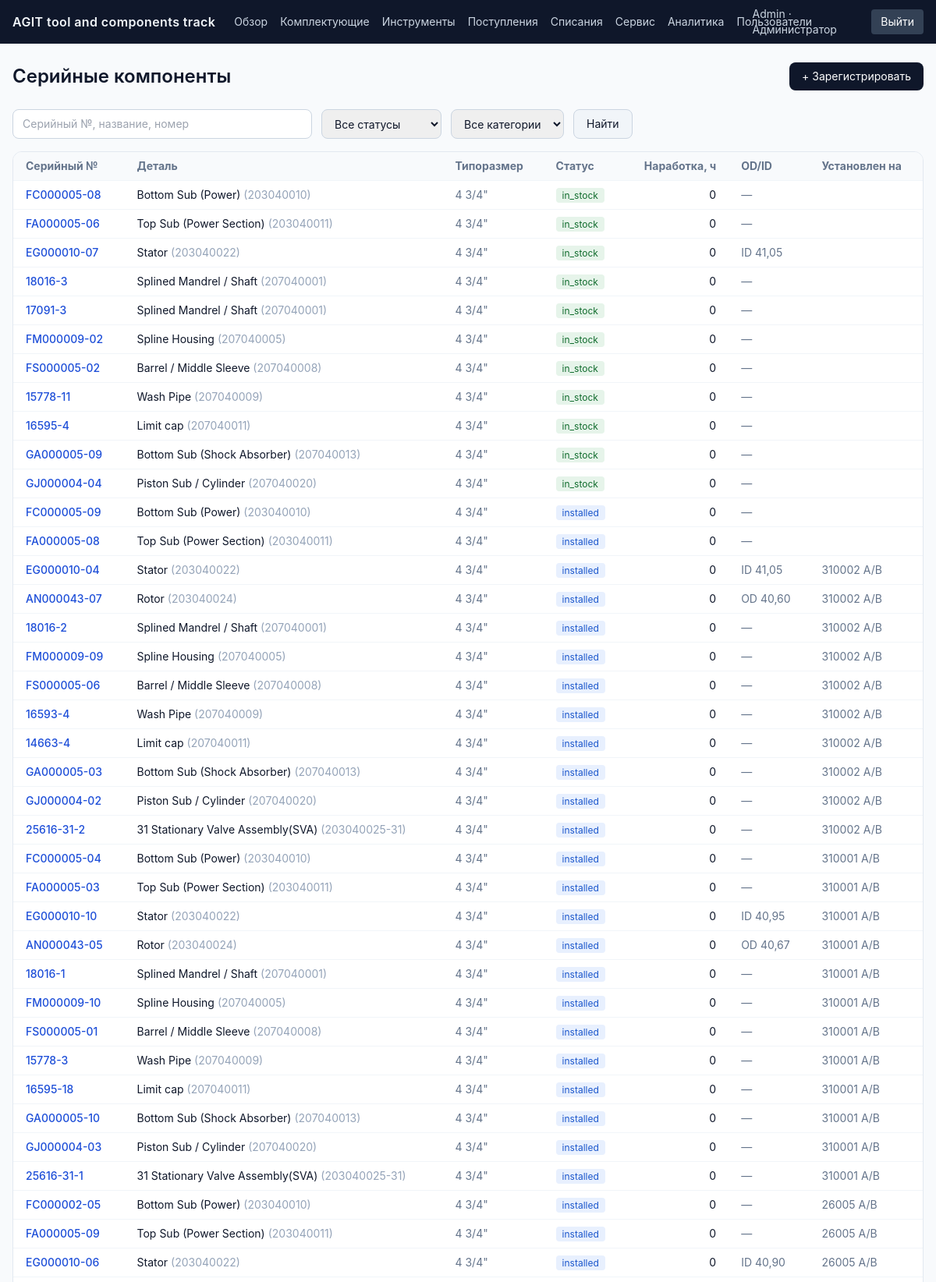
Page /units/ (signed in, upper part) on the committed database.
### tables this page shows
CREATE TABLE users (
    id            INTEGER PRIMARY KEY AUTOINCREMENT,
    email         TEXT NOT NULL UNIQUE,
    password_hash TEXT NOT NULL,
    full_name     TEXT NOT NULL DEFAULT '',
    role          TEXT NOT NULL DEFAULT 'viewer' CHECK (role IN ('admin', 'engineer', 'viewer')),
    is_active     INTEGER NOT NULL DEFAULT 1,
    created_at    TIMESTAMP NOT NULL DEFAULT CURRENT_TIMESTAMP
);

CREATE TABLE units (
    id                  INTEGER PRIMARY KEY AUTOINCREMENT,
    part_id             INTEGER NOT NULL REFERENCES parts(id) ON DELETE CASCADE,
    serial_number       TEXT NOT NULL,
    date_mfg            TEXT NOT NULL DEFAULT '',
    status              TEXT NOT NULL DEFAULT 'in_stock' CHECK (status IN ('in_stock', 'installed', 'paired', 'written_off')),
    installed_on        TEXT NOT NULL DEFAULT '',
    installed_on_tool_id INTEGER REFERENCES tools(id) ON DELETE SET NULL,
    circulation_hours   NUMERIC NOT NULL DEFAULT 0,
    service_count       INTEGER NOT NULL DEFAULT 0,
    od_mm               NUMERIC,
    id_mm               NUMERIC,
    location            TEXT NOT NULL DEFAULT '',
    remarks             TEXT NOT NULL DEFAULT '',
    paired_with_unit_id INTEGER REFERENCES units(id) ON DELETE SET NULL,
    receipt_id          INTEGER REFERENCES receipts(id) ON DELETE SET NULL,
    created_at          TIMESTAMP NOT NULL DEFAULT CURRENT_TIMESTAMP,
    UNIQUE (part_id, serial_number)
);

CREATE TABLE parts (
    id                     INTEGER PRIMARY KEY AUTOINCREMENT,
    tool_size              TEXT NOT NULL DEFAULT '',
    part_name              TEXT NOT NULL,
    part_number            TEXT NOT NULL UNIQUE,
    category               TEXT NOT NULL DEFAULT 'other' CHECK (category IN ('rotor', 'stator', 'other')),
    specification          TEXT NOT NULL DEFAULT '',
    unit_weight_kg         NUMERIC,
    -- Составляющие расчётной стоимости за единицу (см. app/costing.py):
    -- стоимость = standard_cost_cny * exchange_rate * (1 + customs_duty_percent/100)
    --             + unit_transfer_price_rub.
    -- standard_cost_cny / exchange_rate / unit_transfer_price_rub кэшируют
    -- данные САМОГО ПОСЛЕДНЕГО поступления по этой детали (себестоимость
    -- может отличаться от партии к партии) — обновляются автоматически при
    -- регистрации нового поступления (см. routes_receipts.py), либо правятся
    -- вручную в карточке детали. customs_duty_percent — ИСКЛЮЧЕНИЕ: это
    -- атрибут самой позиции (part_number), а не партии — таможенная пошлина
    -- одна и та же для всех поступлений этой детали независимо от партии, и
    -- меняется только вручную в карточке детали (поступления её не трогают).
    standard_cost_cny      NUMERIC,
    exchange_rate          NUMERIC,
    customs_duty_percent   NUMERIC,
    unit_transfer_price_rub NUMERIC,
    min_stock_qty          INTEGER NOT NULL DEFAULT 0,
    is_serialized          INTEGER NOT NULL DEFAULT 1,
    opening_balance_qty    NUMERIC NOT NULL DEFAULT 0,
    created_at             TIMESTAMP NOT NULL DEFAULT CURRENT_TIMESTAMP
);

### app/routes_units.py (the view)
@bp.route("/")
@login_required
def list_units():
    q = request.args.get("q", "").strip()
    status = request.args.get("status", "").strip()
    category = request.args.get("category", "").strip()
    sql = """
        SELECT u.*, p.part_name, p.part_number, p.tool_size, p.category
        FROM units u JOIN parts p ON p.id = u.part_id
        WHERE 1=1
    """
    params = []
    if q:
        sql += " AND (u.serial_number LIKE %s OR p.part_name LIKE %s OR p.part_number LIKE %s)"
        params += [f"%{q}%", f"%{q}%", f"%{q}%"]
    if status:
        sql += " AND u.status = %s"
        params.append(status)
    if category:
        sql += " AND p.category = %s"
        params.append(category)
    sql += " ORDER BY u.created_at DESC LIMIT 500"
    units = db.query_all(sql, params)
    return render_template("units/list.html", units=units, q=q, status=status, category=category)

### app/auth.py (called while the page is built)
def load_logged_in_user():
    user_id = session.get("user_id")
    if user_id is None:
        g.user = None
    else:
        g.user = db.query_one(
            "SELECT id, email, full_name, role, is_active FROM users WHERE id = %s",
            [user_id],
        )
        if g.user and not g.user.get("is_active", True):
            g.user = None
            session.clear()

def login_required(view):
    @functools.wraps(view)
    def wrapped(*args, **kwargs):
        if g.user is None:
            return redirect(url_for("auth.login", next=request.path))
        return view(*args, **kwargs)
    return wrapped

def can_edit():
    return g.user is not None and g.user["role"] in ("admin", "engineer")

### app/csrf.py (called while the page is built)
def init_app(app):
    app.jinja_env.globals["csrf_token"] = get_csrf_token
    @app.before_request
    def _check_csrf():
        if request.method in ("POST", "PUT", "PATCH", "DELETE"):
            sent = request.form.get("csrf_token", "")
            expected = session.get("_csrf_token", "")
            if not expected or not secrets.compare_digest(sent, expected):
                abort(400, description="Некорректный CSRF-токен. Обновите страницу и повторите попытку.")

### app/db.py (called while the page is built, shortened)
def _to_sqlite(query: str) -> str:
    return _PLACEHOLDER_RE.sub("?", query)

def _get_raw_connection():
    if IS_POSTGRES:
        import time
        import psycopg2
        import psycopg2.extras
        last_error = None
        for attempt in range(3):
            try:
                return psycopg2.connect(DATABASE_URL, cursor_factory=psycopg2.extras.RealDictCursor)
            except psycopg2.OperationalError as e:
                last_error = e
                if attempt < 2:
                    time.sleep(1.5 * (attempt + 1))
        raise last_error
    else:
        os.makedirs(os.path.dirname(SQLITE_PATH), exist_ok=True)
        conn = sqlite3.connect(SQLITE_PATH, detect_types=sqlite3.PARSE_DECLTYPES)
        conn.row_factory = sqlite3.Row
        conn.execute("PRAGMA foreign_keys = ON")
        return SqliteConnWrapper(conn)

@contextmanager
def get_conn():
    active = getattr(_local, "conn", None)
    if active is not None:
        yield active
        return
    conn = _get_raw_connection()
    try:
        yield conn
        conn.commit()
    except Exception:
        conn.rollback()
        raise
    finally:
        conn.close()

def query_all(query, params=None):
    return _run(query, params, lambda cur: cur.fetchall())

    def commit(self):
        self._conn.commit()

### app/templates/units/list.html (shortened to what this page needs)
{% extends "base.html" %}
{% block content %}
<div class="flex items-center justify-between mb-6">
  <h1 class="text-2xl font-semibold">Серийные компоненты</h1>
  {% if can_edit %}
  <a href="{{ url_for('units.new_unit') }}" class="bg-slate-900 text-white text-sm px-4 py-2 rounded-lg hover:bg-slate-800">+ Зарегистрировать</a>
  {% endif %}
</div>
<form method="get" class="flex flex-wrap gap-3 mb-4">
  <input type="text" name="q" value="{{ q }}" placeholder="Серийный №, название, номер" class="border border-slate-300 rounded-lg px-3 py-2 text-sm flex-1 max-w-sm">
  <select name="status" class="border border-slate-300 rounded-lg px-3 py-2 text-sm">
    <option value="">Все статусы</option>
  </select>
  <select name="category" class="border border-slate-300 rounded-lg px-3 py-2 text-sm">
    <option value="">Все категории</option>
  </select>
  <button class="bg-slate-100 border border-slate-300 rounded-lg px-4 py-2 text-sm">Найти</button>
</form>
<div class="bg-white border border-slate-200 rounded-xl overflow-hidden">
<table class="w-full text-sm">
  <thead class="bg-slate-50 text-slate-500 text-left">
    <tr>
      <th class="px-4 py-2">Серийный №</th>
      <th class="px-4 py-2">Деталь</th>
      <th class="px-4 py-2">Типоразмер</th>
      <th class="px-4 py-2">Статус</th>
      <th class="px-4 py-2 text-right">Наработка, ч</th>
      <th class="px-4 py-2">OD/ID</th>
      <th class="px-4 py-2">Установлен на</th>
    </tr>
  </thead>
  <tbody>
    {% for u in units %}
    <tr class="border-t border-slate-100 hover:bg-slate-50">
      <td class="px-4 py-2"><a href="{{ url_for('units.detail', unit_id=u.id) }}" class="text-blue-700 hover:underline font-medium">{{ u.serial_number }}</a></td>
      <td class="px-4 py-2">{{ u.part_name }} <span class="text-slate-400">({{ u.part_number }})</span></td>
      <td class="px-4 py-2 text-slate-500">{{ u.tool_size }}</td>
      <td class="px-4 py-2"><span class="px-2 py-0.5 rounded text-xs status-{{ u.status }}">{{ u.status }}</span></td>
      <td class="px-4 py-2 text-right">{{ u.circulation_hours|num }}</td>
      <td class="px-4 py-2 text-slate-500">{% if u.od_mm %}OD {{ u.od_mm|num }}{% elif u.id_mm %}ID {{ u.id_mm|num }}{% else %}—{% endif %}</td>
      <td class="px-4 py-2 text-slate-500">{{ u.installed_on }}</td>
    </tr>
    {% else %}
    <tr><td colspan="7" class="px-4 py-6 text-center text-slate-400">Ничего не найдено.</td></tr>
    {% endfor %}
  </tbody>
</table>
</div>
{% endblock %}

### app/templates/base.html (shortened to what this page needs)
<!doctype html>
<html lang="ru">
<head>
  <script src="https://cdn.tailwindcss.com"></script>
</head>
<body class="bg-slate-50 text-slate-900 min-h-screen flex flex-col">
  {% if current_user %}
  <nav class="bg-slate-900 text-slate-100">
    <div class="max-w-[1600px] mx-auto px-4 xl:px-8">
      <div class="flex items-center justify-between h-14 gap-4">
        <div class="flex items-center gap-6 min-w-0">
          <a href="{{ url_for('dashboard.index') }}" class="font-semibold tracking-wide whitespace-nowrap shrink-0">AGIT tool and components track</a>
          <div class="hidden lg:flex gap-4 text-sm text-slate-300">
            <a href="{{ url_for('dashboard.index') }}" class="hover:text-white">Обзор</a>
            <a href="{{ url_for('parts.list_parts') }}" class="hover:text-white">Комплектующие</a>
            <a href="{{ url_for('tools.list_view') }}" class="hover:text-white">Инструменты</a>
            <a href="{{ url_for('receipts.list_receipts') }}" class="hover:text-white">Поступления</a>
            <a href="{{ url_for('writeoffs.list_writeoffs') }}" class="hover:text-white">Списания</a>
            <a href="{{ url_for('jobs.list_view') }}" class="hover:text-white">Сервис</a>
            <a href="{{ url_for('analytics.index') }}" class="hover:text-white">Аналитика</a>
            {% if current_user.role == 'admin' %}
            <a href="{{ url_for('admin.users') }}" class="hover:text-white">Пользователи</a>
            {% endif %}
          </div>
        </div>
        <div class="flex items-center gap-3 text-sm text-slate-300">
          <a href="{{ url_for('auth.change_password') }}" class="hover:text-white">{{ current_user.full_name or current_user.email }} · {{ role_labels[current_user.role] }}</a>
          <a href="{{ url_for('auth.logout') }}" class="px-3 py-1.5 rounded bg-slate-700 hover:bg-slate-600 text-white">Выйти</a>
        </div>
      </div>
    </div>
  </nav>
  {% endif %}
  <main class="flex-1 max-w-[1600px] mx-auto w-full px-4 xl:px-8 py-6">
    {% block content %}{% endblock %}
  </main>
</body>
</html>

### app/templates/base.html (style rules this page uses)
body { font-family: -apple-system, BlinkMacSystemFont, "Segoe UI", Roboto, sans-serif; }
.status-in_stock { background:#e6f4ea; color:#0f6b2c; }
.status-installed { background:#e8f0fe; color:#1a56cc; }

### rows in the picture
users: full_name "Admin", role "Администратор"
units: serial_number "FC000005-08", part_name "Bottom Sub (Power)", part_number "203040010", tool_size "4 3/4\"", status "in_stock", circulation_hours|num "0"
units: serial_number "FA000005-06", part_name "Top Sub (Power Section)", part_number "203040011", tool_size "4 3/4\"", status "in_stock", circulation_hours|num "0"
units: serial_number "EG000010-07", part_name "Stator", part_number "203040022", tool_size "4 3/4\"", status "in_stock", circulation_hours|num "0", id_mm|num "41,05"
units: serial_number "18016-3", part_name "Splined Mandrel / Shaft", part_number "207040001", tool_size "4 3/4\"", status "in_stock", circulation_hours|num "0"
units: serial_number "17091-3", part_name "Splined Mandrel / Shaft", part_number "207040001", tool_size "4 3/4\"", status "in_stock", circulation_hours|num "0"
units: serial_number "FM000009-02", part_name "Spline Housing", part_number "207040005", tool_size "4 3/4\"", status "in_stock", circulation_hours|num "0"
units: serial_number "FS000005-02", part_name "Barrel / Middle Sleeve", part_number "207040008", tool_size "4 3/4\"", status "in_stock", circulation_hours|num "0"
units: serial_number "15778-11", part_name "Wash Pipe", part_number "207040009", tool_size "4 3/4\"", status "in_stock", circulation_hours|num "0"
units: serial_number "16595-4", part_name "Limit cap", part_number "207040011", tool_size "4 3/4\"", status "in_stock", circulation_hours|num "0"
units: serial_number "GA000005-09", part_name "Bottom Sub (Shock Absorber)", part_number "207040013", tool_size "4 3/4\"", status "in_stock", circulation_hours|num "0"
units: serial_number "GJ000004-04", part_name "Piston Sub / Cylinder", part_number "207040020", tool_size "4 3/4\"", status "in_stock", circulation_hours|num "0"
units: serial_number "FC000005-09", part_name "Bottom Sub (Power)", part_number "203040010", tool_size "4 3/4\"", status "installed", circulation_hours|num "0"
units: serial_number "FA000005-08", part_name "Top Sub (Power Section)", part_number "203040011", tool_size "4 3/4\"", status "installed", circulation_hours|num "0"
units: serial_number "EG000010-04", part_name "Stator", part_number "203040022", tool_size "4 3/4\"", status "installed", circulation_hours|num "0", id_mm|num "41,05", installed_on "310002 A/B"
units: serial_number "AN000043-07", part_name "Rotor", part_number "203040024", tool_size "4 3/4\"", status "installed", circulation_hours|num "0", od_mm|num "40,60", installed_on "310002 A/B"
units: serial_number "18016-2", part_name "Splined Mandrel / Shaft", part_number "207040001", tool_size "4 3/4\"", status "installed", circulation_hours|num "0", installed_on "310002 A/B"
units: serial_number "FM000009-09", part_name "Spline Housing", part_number "207040005", tool_size "4 3/4\"", status "installed", circulation_hours|num "0", installed_on "310002 A/B"
units: serial_number "FS000005-06", part_name "Barrel / Middle Sleeve", part_number "207040008", tool_size "4 3/4\"", status "installed", circulation_hours|num "0", installed_on "310002 A/B"
units: serial_number "16593-4", part_name "Wash Pipe", part_number "207040009", tool_size "4 3/4\"", status "installed", circulation_hours|num "0", installed_on "310002 A/B"
units: serial_number "14663-4", part_name "Limit cap", part_number "207040011", tool_size "4 3/4\"", status "installed", circulation_hours|num "0", installed_on "310002 A/B"
units: serial_number "GA000005-03", part_name "Bottom Sub (Shock Absorber)", part_number "207040013", tool_size "4 3/4\"", status "installed", circulation_hours|num "0", installed_on "310002 A/B"
units: serial_number "GJ000004-02", part_name "Piston Sub / Cylinder", part_number "207040020", tool_size "4 3/4\"", status "installed", circulation_hours|num "0", installed_on "310002 A/B"
units: serial_number "25616-31-2", part_name "31 Stationary Valve Assembly(SVA)", part_number "203040025-31", tool_size "4 3/4\"", status "installed", circulation_hours|num "0", installed_on "310002 A/B"
units: serial_number "FC000005-04", part_name "Bottom Sub (Power)", part_number "203040010", tool_size "4 3/4\"", status "installed", circulation_hours|num "0", installed_on "310001 A/B"
units: serial_number "FA000005-03", part_name "Top Sub (Power Section)", part_number "203040011", tool_size "4 3/4\"", status "installed", circulation_hours|num "0", installed_on "310001 A/B"
units: serial_number "EG000010-10", part_name "Stator", part_number "203040022", tool_size "4 3/4\"", status "installed", circulation_hours|num "0", id_mm|num "40,95", installed_on "310001 A/B"
units: serial_number "AN000043-05", part_name "Rotor", part_number "203040024", tool_size "4 3/4\"", status "installed", circulation_hours|num "0", od_mm|num "40,67", installed_on "310001 A/B"
units: serial_number "18016-1", part_name "Splined Mandrel / Shaft", part_number "207040001", tool_size "4 3/4\"", status "installed", circulation_hours|num "0", installed_on "310001 A/B"
units: serial_number "FM000009-10", part_name "Spline Housing", part_number "207040005", tool_size "4 3/4\"", status "installed", circulation_hours|num "0", installed_on "310001 A/B"
units: serial_number "FS000005-01", part_name "Barrel / Middle Sleeve", part_number "207040008", tool_size "4 3/4\"", status "installed", circulation_hours|num "0", installed_on "310001 A/B"
units: serial_number "15778-3", part_name "Wash Pipe", part_number "207040009", tool_size "4 3/4\"", status "installed", circulation_hours|num "0", installed_on "310001 A/B"
units: serial_number "16595-18", part_name "Limit cap", part_number "207040011", tool_size "4 3/4\"", status "installed", circulation_hours|num "0", installed_on "310001 A/B"
units: serial_number "GA000005-10", part_name "Bottom Sub (Shock Absorber)", part_number "207040013", tool_size "4 3/4\"", status "installed", circulation_hours|num "0", installed_on "310001 A/B"
units: serial_number "GJ000004-03", part_name "Piston Sub / Cylinder", part_number "207040020", tool_size "4 3/4\"", status "installed", circulation_hours|num "0", installed_on "310001 A/B"
units: serial_number "25616-31-1", part_name "31 Stationary Valve Assembly(SVA)", part_number "203040025-31", tool_size "4 3/4\"", status "installed", circulation_hours|num "0", installed_on "310001 A/B"
units: serial_number "FC000002-05", part_name "Bottom Sub (Power)", part_number "203040010", tool_size "4 3/4\"", status "installed", circulation_hours|num "0", installed_on "26005 A/B"
units: serial_number "FA000005-09", part_name "Top Sub (Power Section)", part_number "203040011", tool_size "4 3/4\"", status "installed", circulation_hours|num "0", installed_on "26005 A/B"
units: serial_number "EG000010-06", part_name "Stator", part_number "203040022", tool_size "4 3/4\"", status "installed", circulation_hours|num "0", id_mm|num "40,90", installed_on "26005 A/B"
